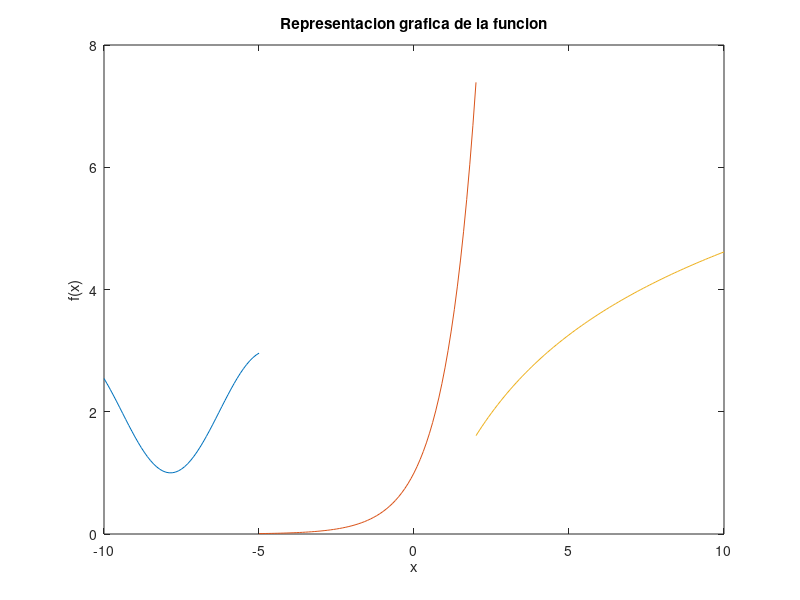

The MATLAB script that drew this image:
r1=-10:.1:-5;
x1=2+sin(r1);
r2=-5:.1:2;
x2=exp(r2)
r3=2:.1:10;
x3=log(r3.^2+1)
plot(r1,x1,r2,x2,r3,x3)
hold on
xlabel('x'), ylabel('f(x)')
title('Representacion grafica de la funcion')